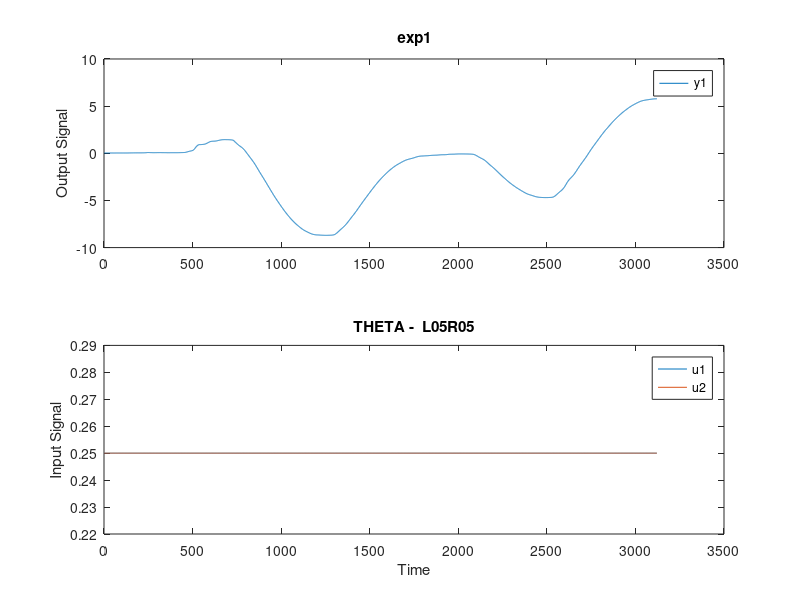
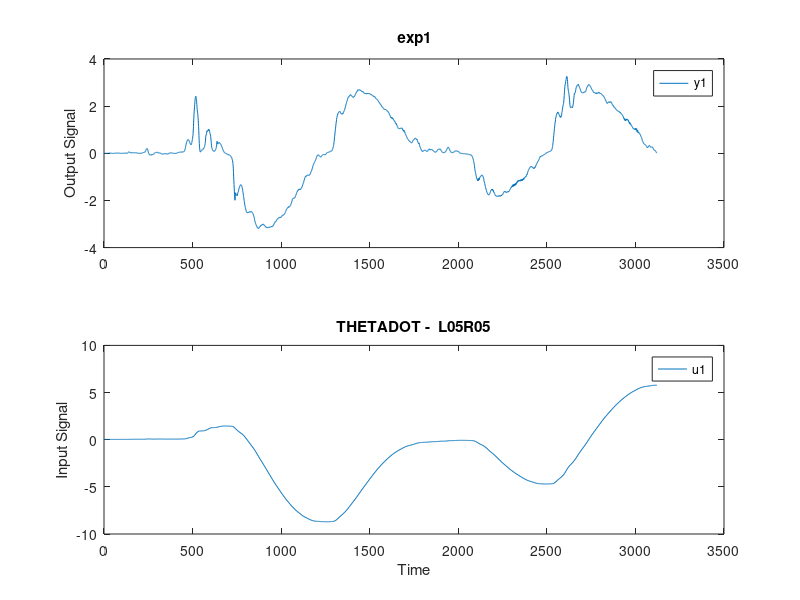
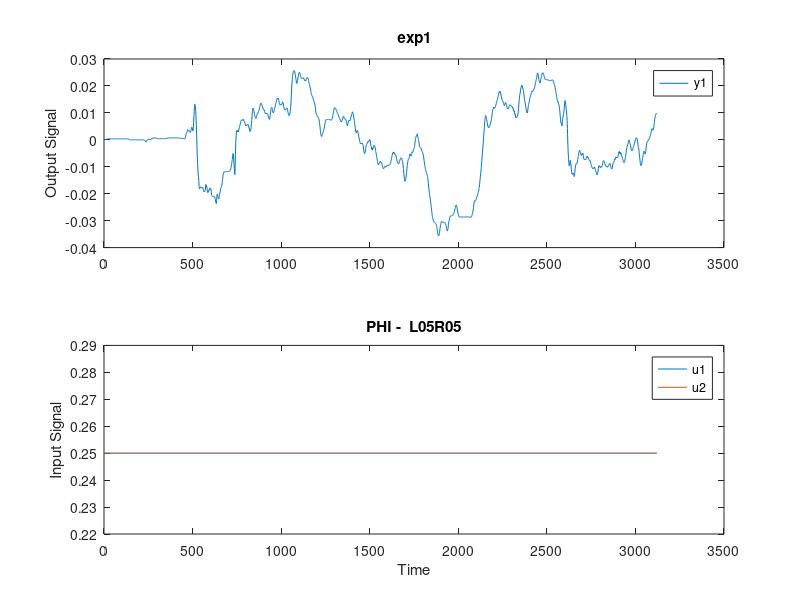
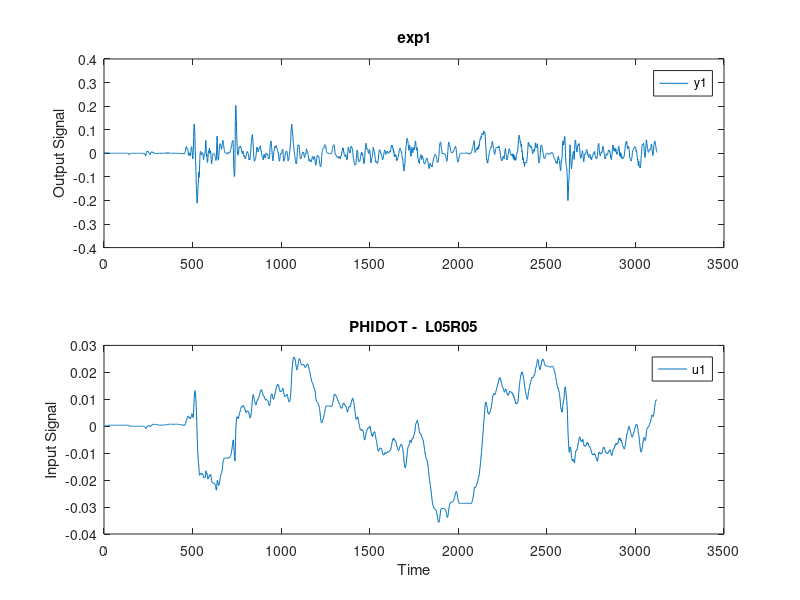

Reproduce these figures in MATLAB, in order. (Note: this script raises an error after producing the figures.)
close all; clear all; clc;
l = load('checkstuff.mat');
data = l.check;
t = data.time;
Te = t(2)-t(1);
uL = (t>=0)*0.25;
uR = (t>=0)*0.25;
n = length(t);
r = (t>=0).*t;

%% Plot date
theta = data.signals(1,1).values;
dataTH = iddata(theta,[uL, uR],Te);
figure;
plot(dataTH); title('THETA -  L05R05');

thetadot = data.signals(1, 2).values;
dataTHdot = iddata(thetadot,theta,Te);
figure;
plot (dataTHdot); title('THETADOT -  L05R05');

phi = data.signals(1, 5).values;
dataPhi = iddata(phi,[uL, uR],Te);
figure;
plot (dataPhi); title('PHI -  L05R05');

phidot = data.signals(1, 6).values;
dataPHId = iddata(phidot,phi,Te);
figure;
plot (dataPHId); title('PHIDOT -  L05R05');

psi = data.signals(1, 3).values;
dataPSI = iddata(psi,[uL, uR],Te);
figure;
plot (dataPSI); title('PSI -  L05R05');

psidot= data.signals(1, 4).values;
dataPSdot = iddata(psidot,psi,Te);
figure;
plot (dataPSdot); title('PSIDOT -  L05R05');

%% Extragere modele & Simulare
%THETA
Options = tfestOptions;                                      
Hth= tfest(dataTH, [4 4], [4 4], Options);
compare(dataTH, Hth);

%THETADOT
Hthdot = tfest(dataTHdot, 1, 2, 'Ts', Te);
compare(dataTHdot, Hthdot);

%PSI
Hps = tfest(dataPSI, [2 2], [1 1], 'Ts', Te);
compare(dataPSI, Hps);

%PSIDOT
Options = tfestOptions;                                   
Hpsdot = tfest(dataPSdot, 2, 3, Options, 'Ts', 0.01, 'Feedthrough', true);
compare(dataPSdot, Hpsdot);

%PHI
%var cu 2 intrari: 19%
Options = tfestOptions;                   
Options.InitialCondition = 'backcast';                                            
Hph = tfest(dataPhi, [4 4], [3 3], Options);
compare(dataPhi, Hph);

%PHIDOT
Options = tfestOptions;                                                                     
Hphdot = tfest(dataPHId, 2, 1, Options, 'Ts', 0.01, 'Feedthrough', true);
compare(dataPHId, Hphdot);

%% Minimase
% THETA
% Compute second-order approximation
Hth = tfest(dataTH, [2 2], [2 2], 'Ts', Te);
compare(dataTH, Hth);

% THETADOT
% Create balredOptions
opt = balredOptions('Offset',.001,'StateElimMethod','MatchDC');
% Compute second-order approximation
Hthdot = tf(Hthdot);
Hthdot = balred(Hthdot, 2, opt);
Hthdot = idtf(Hthdot);
compare(dataTHdot, Hthdot)

% PSI
% No minimisation needed since Hps is already of second order

% PSIDOT
% Hpsd45
% BalredOptions
opt = balredOptions('Offset',.0001,'StateElimMethod','MatchDC');
% Compute second-order approximation
Hpsdot = tf(Hpsdot);
Hpsdot = balred(Hpsdot, 2, opt);
Hpsdot = idtf(Hpsdot);
compare(dataPSdot, Hpsdot);

% PHI
% BalredOptions
% % Compute second-order approximation
Hph = tfest(dataPhi, [2 2], [2 2], 'Ts', Te);
compare(dataPhi, Hph);

% PHIDOT
% Hphd22-no minimisation necessary (already of secound order)

%% MIMO tf
Hf_MIMO = [Hth(1,1) Hth(1,2); Hps(1,1) Hps(1,2); ...
           Hph(1,1) Hph(1,2)];
Hfd_MIMO = [Hthdot 1 1; 1 Hpsdot 1; 1 1 Hphdot];

Hf_MIMO = ss(Hf_MIMO);
Hfd_MIMO = ss(Hfd_MIMO);

%% LQR MIMO Control
% MIMO: THETA, PSI, PHI
%compute balanced realisation
[Hf_MIMO, neg_state] = balreal(Hf_MIMO);
%choose the states that are keeped
elim_state = (neg_state<9*1e-4);
%remove negligible states
Hf_MIMO = modred(Hf_MIMO, elim_state);

Q = 100*eye(size(Hf_MIMO.a));
R = eye(2);
K = lqr(Hf_MIMO.a, Hf_MIMO.b, Q, R)

% MIMO: THETADOT, PSIDOT, PHIDOT
%compute balanced realisation
[Hfd_MIMO, neg_state_d] = balreal(Hfd_MIMO);
%Choose kept states
elim_states_d =(neg_state_d<0.0902*1e+4);
% remove negligible states
Hfd_MIMO=modred(Hfd_MIMO, elim_states_d);

Q_d = eye(size(Hfd_MIMO.a));
R_d = eye(3);
K_d = lqr(Hfd_MIMO.a, Hfd_MIMO.b, Q_d, R_d);

%% LQG MIMO Control
% THETA, PSI,PHI

